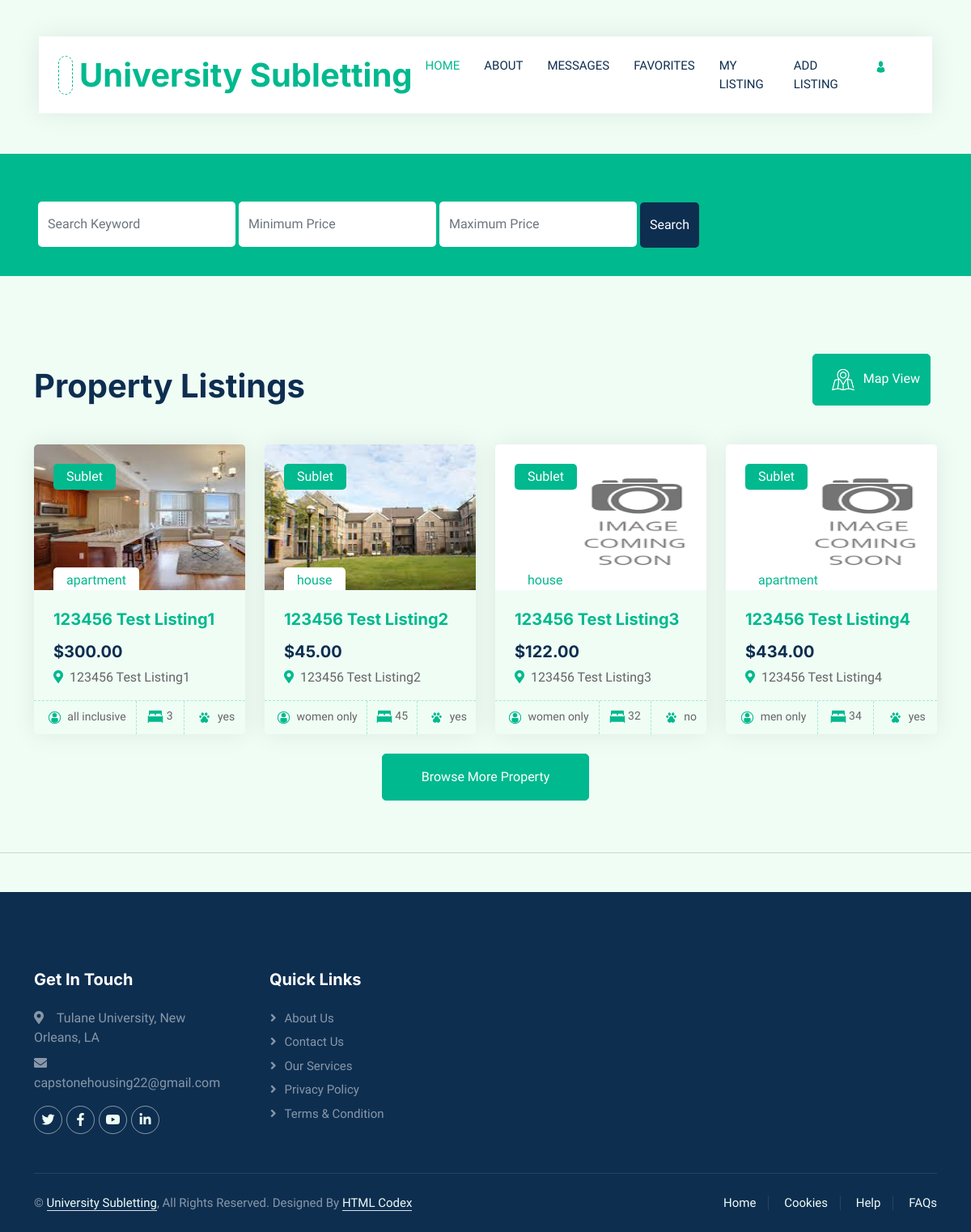
Page /home/ on the earlier database version.
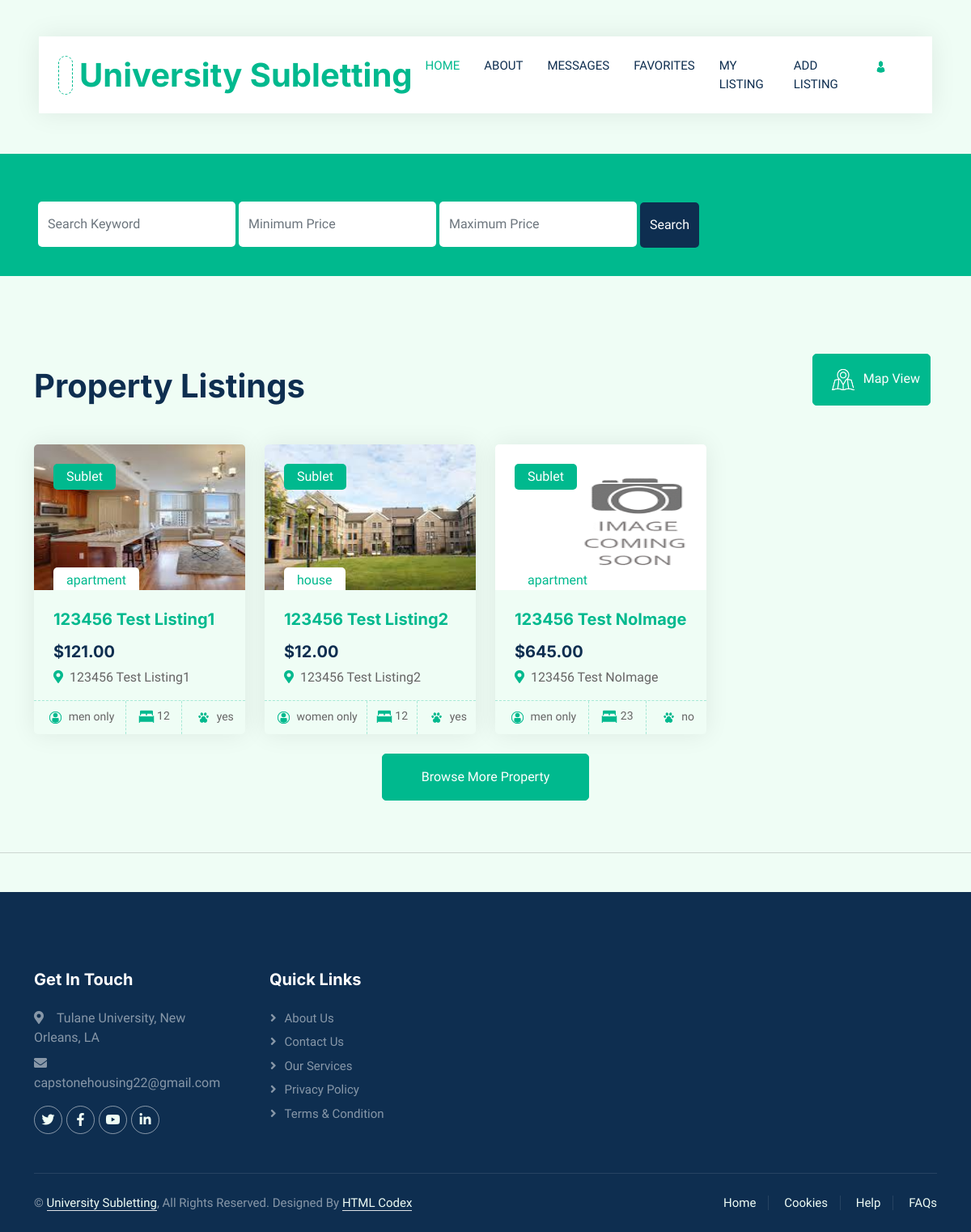
Same page on the later database version.
### hello/models.py (models this page shows)
class allinformation(models.Model):
    user = models.ForeignKey(User, on_delete=models.CASCADE, null=True)
    address = models.CharField(max_length=200, blank=True, null=True)
    city = models.CharField(max_length=200, blank=True, null=True)
    zip = models.IntegerField( blank=True, null=True)
    state = models.CharField(max_length=22, blank=True, null=True)
    hometype = models.CharField(max_length=100, blank=True, null=True)
    monthlyprice = models.DecimalField(max_digits = 100, decimal_places=2, blank=True, null=True)
    securitydeposit = models.DecimalField(max_digits = 100, decimal_places=2, blank=True, null=True)
    numbertenants = models.IntegerField(blank=True, null=True)
    gender = models.CharField(max_length=20, blank=True, null=True)
    beds = models.IntegerField( blank=True, null=True)
    addrentinfo = models.CharField(max_length=300, blank=True, null=True)
    parking = models.CharField(max_length=4, blank=True, null=True)
    pets = models.CharField(max_length=4, blank=True, null=True)
    laundry = models.CharField(max_length=20, blank=True, null=True)
    addamenityinfo = models.CharField(max_length=300, blank=True, null=True)
    image = models.ImageField(upload_to="images/",default="images/image_coming_soon.png", height_field=None, width_field=None, max_length=100,blank=True, null=True)

### hello/views.py (the view)
# urls.py: path("home/", views.home, name="home"),
def home(request):
    shome_list = allinformation.objects.all()
    return render(request, 'hello/home.html', {'shome_list': shome_list})

### hello/templates/hello/home.html (shortened to what this page needs)
{% extends "hello/layout.html" %}
{% load static %}
{% block content %}
    <head>
        <link href="https://cdnjs.cloudflare.com/ajax/libs/font-awesome/5.10.0/css/all.min.css" rel="stylesheet">
        <link href="https://cdn.jsdelivr.net/npm/bootstrap-icons@1.4.1/font/bootstrap-icons.css" rel="stylesheet">
        <link href="{% static 'lib/animate/animate.min.css' %}" rel="stylesheet">
        <link href="{% static 'lib/owlcarousel/assets/owl.carousel.min.css' %}" rel="stylesheet">
        <link href="{% static 'hello/css/bootstrap.min.css' %}" rel="stylesheet">
        <link href="{% static 'hello/css/style.css' %}" rel="stylesheet">
    </head>
    <div class="container-fluid nav-bar bg-transparent">
        <nav class="navbar navbar-expand-lg bg-white navbar-light py-0 px-4">
            <a href="{% url 'home' %}" class="navbar-brand d-flex align-items-center text-center">
                <div class="icon p-2 me-2">
                </div>
                <h1 class="m-0 text-primary">University Subletting</h1>
            </a>
            <div class="navbar-nav ms-auto">
                <a href="{% url 'home' %}" class="nav-item nav-link active">Home</a>
                <a href="{% url 'about' %}" class="nav-item nav-link">About</a>
                <a href="{% url 'messages' %}" class="nav-item nav-link">Messages</a>
                <a href="{% url 'favorites' %}" class="nav-item nav-link">Favorites</a>
                <a href="{% url 'listing' %}" class="nav-item nav-link">My Listing</a>
                <a href="{% url 'add_listing' %}" class="nav-item nav-link">Add Listing</a>
                <a href="{% url 'profile' %}" class="nav-item nav-link"><img class="img-fluid" src="{% static 'hello/images/icon-profile.png' %}" alt="Icon" style="width: 25px; height: 25px;"></a>
            </div>
        </nav>
    </div>
    <div class="container-fluid bg-primary mb-5 wow fadeIn " data-wow-delay="0.1s" style="padding: 35px; margin-top:50px">
        <div class="container">
            <div class="row g-2">
                    <div class="col-md-10">
                        <div class="row g-2">
                                    <form  action = "{% url 'search_listings' %} " method = "POST">
                                        <div style="display:inline-block;">
                                        <input type = "text" name = "search" placeholder="Search Keyword" class="form-control border-0 py-3">
                                        </div>
                                        <div style="display:inline-block;">
                                        <label for="minPrice"></label><input type="number" id="minPrice" name="minPrice" placeholder="Minimum Price" min=0  class="form-control border-0 py-3">
                                        </div>
                                        <div style="display:inline-block;">
                                        <label for="maxPrice"></label><input type="number" id="maxPrice" name="maxPrice" placeholder="Maximum Price" min=0 class="form-control border-0 py-3">
                                        </div>
                                        <div style="display:inline-block;" >
                                        <button type = "submit" class="btn btn-dark border-0 w-100 py-3" > Search</button>
                                        </div>
                                    </form>
                        </div>
                    </div>
            </div>
        </div>
    </div>
    <div class="container-xxl py-5">
        <div class="container">
            <div class="row g-0 gx-5 align-items-end">
                <div class="col-lg-6">
                    <div class="text-start mx-auto mb-5 wow slideInLeft" data-wow-delay="0.1s">
                        <h1 class="mb-3">Property Listings</h1>
                    </div>
                </div>
                <div class="col-lg-6 text-start text-lg-end wow slideInRight" data-wow-delay="0.1s">
                    <ul class="nav nav-pills d-inline-flex justify-content-end mb-5">
                        <li class="nav-item me-2">
                            <a class="btn btn-outline-primary active" data-bs-toggle="pill" href="#tab-1"><img class="img-fluid" src="{% static 'hello/images/icon-map.png'%}" alt="Icon" style="width: 50px; height: 50px;">Map View</a>
                        </li>
                    </ul>
                </div>
            </div>
            <div class="tab-content">
                <div id="tab-1" class="tab-pane fade show p-0 active">
                    <div class="row g-4">
                        {% for listing in shome_list%}
                        <div class="col-lg-3 col-md-6 wow fadeInUp" data-wow-delay="0.1s">
                            <a href="{% url 'view_listing' listing.id %}">
                                <div class="property-item rounded overflow-hidden">
                                    <div class="position-relative overflow-hidden">
                                        <img src="{{listing.image.url}}"  width="350" height="180" alt="Listing Picture">
                                        <div class="bg-primary rounded text-white position-absolute start-0 top-0 m-4 py-1 px-3">Sublet</div>
                                        <div class="bg-white rounded-top text-primary position-absolute start-0 bottom-0 mx-4 pt-1 px-3">{{listing.hometype}}</div>
                                    </div>
                                    <div class="p-4 pb-0">
                                        <h5 class="text-primary mb-3">{{listing.address}}</h5>
                                        <a class="d-block h5 mb-2" href="{% url 'view_listing' listing.id %}" id="{{listing.id}}">${{listing.monthlyprice}}</a>
                                        <p><i class="fa fa-map-marker-alt text-primary me-2"></i>{{listing.address}}</p>
                                    </div>
                                    <div class="d-flex border-top">
                                        <small class="flex-fill text-center border-end py-2"><img class="img-fluid" src="{% static 'hello/images/icon-person.png'%}" alt="Icon" style="width: 25px; height: 25px;"></img> {{listing.gender}}</small>
                                        <small class="flex-fill text-center border-end py-2"><img class="img-fluid " src="{% static 'hello/images/icon-bed.png'%}" alt="Icon" style="width: 20px; height: 20px;"></img> {{listing.beds}}</small>
                                        <small class="flex-fill text-center py-2"><img class="img-fluid" src="{% static 'hello/images/icon-pet.png'%}" alt="Icon" style="width: 25px; height: 25px;"></img> {{listing.pets}}</small>
                                    </div>
                                </div>
                            </a>
                        </div>
                        {% endfor %}
                        <div class="col-12 text-center">
                            <a class="btn btn-primary py-3 px-5" href="">Browse More Property</a>
                        </div>
                    </div>
                </div>
            </div>
        </div>
    </div>
{% endblock %}

### hello/templates/hello/layout.html (shortened to what this page needs)
{% load static %}
<!DOCTYPE html>
<html lang="en">
<head>
    <link href="https://cdnjs.cloudflare.com/ajax/libs/font-awesome/5.10.0/css/all.min.css" rel="stylesheet">
    <link href="https://cdn.jsdelivr.net/npm/bootstrap-icons@1.4.1/font/bootstrap-icons.css" rel="stylesheet">
    <link href="{% static 'lib/animate/animate.min.css' %}" rel="stylesheet">
    <link href="{% static 'lib/owlcarousel/assets/owl.carousel.min.css' %}" rel="stylesheet">
    <link href="{% static 'hello/css/bootstrap.min.css' %}" rel="stylesheet">
    <link href="{% static 'hello/css/style.css' %}" rel="stylesheet">
</head>
<body>
<div>
    {% block content %}
    {% endblock %}
    <hr/>
    <footer>
        <div class="container-fluid bg-dark text-white-50 footer pt-5 mt-5 wow fadeIn" data-wow-delay="0.1s">
            <div class="container py-5">
                <div class="row g-5">
                    <div class="col-lg-3 col-md-6">
                        <h5 class="text-white mb-4">Get In Touch</h5>
                        <p class="mb-2"><i class="fa fa-map-marker-alt me-3"></i>Tulane University, New Orleans, LA</p>
                        <p class="mb-2"><i class="fa fa-envelope me-3"></i>capstonehousing22@gmail.com</p>
                        <div class="d-flex pt-2">
                            <a class="btn btn-outline-light btn-social" href=""><i class="fab fa-twitter"></i></a>
                            <a class="btn btn-outline-light btn-social" href=""><i class="fab fa-facebook-f"></i></a>
                            <a class="btn btn-outline-light btn-social" href=""><i class="fab fa-youtube"></i></a>
                            <a class="btn btn-outline-light btn-social" href=""><i class="fab fa-linkedin-in"></i></a>
                        </div>
                    </div>
                    <div class="col-lg-3 col-md-6">
                        <h5 class="text-white mb-4">Quick Links</h5>
                        <a class="btn btn-link text-white-50" href="{% url 'about' %}">About Us</a>
                        <a class="btn btn-link text-white-50" href="{% url 'about' %}">Contact Us</a>
                        <a class="btn btn-link text-white-50" href="">Our Services</a>
                        <a class="btn btn-link text-white-50" href="">Privacy Policy</a>
                        <a class="btn btn-link text-white-50" href="">Terms & Condition</a>
                    </div>
                </div>
            </div>
            <div class="container">
                <div class="copyright">
                    <div class="row">
                        <div class="col-md-6 text-center text-md-start mb-3 mb-md-0">
                            &copy; <a class="border-bottom" href="#">University Subletting</a>, All Rights Reserved.
                            Designed By <a class="border-bottom" href="https://htmlcodex.com">HTML Codex</a>
                        </div>
                        <div class="col-md-6 text-center text-md-end">
                            <div class="footer-menu">
                                <a href="{% url 'home' %}">Home</a>
                                <a href="">Cookies</a>
                                <a href="">Help</a>
                                <a href="">FAQs</a>
                            </div>
                        </div>
                    </div>
                </div>
            </div>
        </div>
    </footer>
</div>
</body>
</html>

### hello/static/hello/css/style.css (style rules this page uses)
:root { --primary: #00B98E; --secondary: #FF6922; --light: #EFFDF5; --dark: #0E2E50; }
.btn { transition: .5s; }
.btn.btn-primary, .btn.btn-secondary { color: #FFFFFF; }
.nav-bar { position: relative; margin-top: 45px; padding: 0 3rem; transition: .5s; z-index: 9999; }
.navbar { box-shadow: 0 0 30px rgba(0, 0, 0, .08); }
.navbar-light .navbar-nav .nav-link { margin-right: 30px; padding: 25px 0; color: #FFFFFF; font-size: 15px; text-transform: uppercase; outline: none; }
.navbar-light .navbar-nav .nav-link:hover, .navbar-light .navbar-nav .nav-link.active { color: var(--primary); }
.navbar-light .navbar-brand { height: 75px; }
.navbar-light .navbar-nav .nav-link { color: var(--dark); font-weight: 500; }
.icon { padding: 15px; display: inline-flex; align-items: center; justify-content: center; background: #FFFFFF !important; border-radius: 50px; border: 1px dashed var(--primary) !important; }
.nav-pills .nav-item .btn { color: var(--dark); }
.nav-pills .nav-item .btn:hover, .nav-pills .nav-item .btn.active { color: #FFFFFF; }
.property-item { box-shadow: 0 0 30px rgba(0, 0, 0, .08); }
.property-item img { transition: .5s; }
.property-item .border-top { border-top: 1px dashed rgba(0, 185, 142, .3) !important; }
.property-item .border-end { border-right: 1px dashed rgba(0, 185, 142, .3) !important; }
.footer .btn.btn-social { margin-right: 5px; width: 35px; height: 35px; display: flex; align-items: center; justify-content: center; color: var(--light); border: 1px solid rgba(255,255,255,0.5); border-radius: 35px; transition: .3s; }
.footer .btn.btn-link { display: block; margin-bottom: 5px; padding: 0; text-align: left; font-size: 15px; font-weight: normal; text-transform: capitalize; transition: .3s; }
.footer .btn.btn-link::before { position: relative; content: "\f105"; font-family: "Font Awesome 5 Free"; font-weight: 900; margin-right: 10px; }
.footer .copyright { padding: 25px 0; font-size: 15px; border-top: 1px solid rgba(256, 256, 256, .1); }
.footer .copyright a { color: var(--light); }
.footer .footer-menu a { margin-right: 15px; padding-right: 15px; border-right: 1px solid rgba(255, 255, 255, .1); }
.footer .footer-menu a:last-child { margin-right: 0; padding-right: 0; border-right: none; }

Differences in the rows shown:
removed allinformation: image (picture), hometype "apartment", address "123456 Test Listing1", monthlyprice "300.00", gender "all inclusive", beds "3", pets "yes"
removed allinformation: image (picture), hometype "house", address "123456 Test Listing2", monthlyprice "45.00", gender "women only", beds "45", pets "yes"
removed allinformation: image (picture), hometype "house", address "123456 Test Listing3", monthlyprice "122.00", gender "women only", beds "32", pets "no"
removed allinformation: image (picture), hometype "apartment", address "123456 Test Listing4", monthlyprice "434.00", gender "men only", beds "34", pets "yes"
added allinformation: image (picture), hometype "apartment", address "123456 Test Listing1", monthlyprice "121.00", gender "men only", beds "12", pets "yes"
added allinformation: image (picture), hometype "house", address "123456 Test Listing2", monthlyprice "12.00", gender "women only", beds "12", pets "yes"
added allinformation: image (picture), hometype "apartment", address "123456 Test NoImage", monthlyprice "645.00", gender "men only", beds "23", pets "no"
